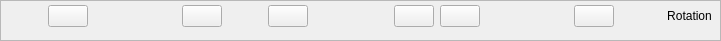
              <widget class="QFrame" name="rotation_frame_2">
               <property name="frameShape">
                <enum>QFrame::StyledPanel</enum>
               </property>
               <property name="frameShadow">
                <enum>QFrame::Raised</enum>
               </property>
               <widget class="QWidget" name="layoutWidget">
                <property name="geometry">
                 <rect>
                  <x>0</x>
                  <y>0</y>
                  <width>712</width>
                  <height>32</height>
                 </rect>
                </property>
                <layout class="QHBoxLayout" name="horizontalLayout_17">
                 <item>
                  <layout class="QHBoxLayout" name="horizontalLayout_13">
                   <item>
                    <spacer name="horizontalSpacer_27">
                     <property name="orientation">
                      <enum>Qt::Horizontal</enum>
                     </property>
                     <property name="sizeHint" stdset="0">
                      <size>
                       <width>40</width>
                       <height>20</height>
                      </size>
                     </property>
                    </spacer>
                   </item>
                   <item>
                    <widget class="QPushButton" name="pushButton_16">
                     <property name="text">
                      <string/>
                     </property>
                     <property name="icon">
                      <iconset>
                       <normaloff>x_pos.png</normaloff>x_pos.png</iconset>
                     </property>
                     <property name="iconSize">
                      <size>
                       <width>22</width>
                       <height>22</height>
                      </size>
                     </property>
                    </widget>
                   </item>
                   <item>
                    <spacer name="horizontalSpacer_28">
                     <property name="orientation">
                      <enum>Qt::Horizontal</enum>
                     </property>
                     <property name="sizeHint" stdset="0">
                      <size>
                       <width>40</width>
                       <height>20</height>
                      </size>
                     </property>
                    </spacer>
                   </item>
                  </layout>
                 </item>
                 <item>
                  <layout class="QHBoxLayout" name="horizontalLayout_14">
                   <item>
                    <spacer name="horizontalSpacer_29">
                     <property name="orientation">
                      <enum>Qt::Horizontal</enum>
                     </property>
                     <property name="sizeHint" stdset="0">
                      <size>
                       <width>40</width>
                       <height>20</height>
                      </size>
                     </property>
                    </spacer>
                   </item>
                   <item>
                    <widget class="QPushButton" name="pushButton_17">
                     <property name="text">
                      <string/>
                     </property>
                     <property name="icon">
                      <iconset>
                       <normaloff>y_neg.png</normaloff>y_neg.png</iconset>
                     </property>
                     <property name="iconSize">
                      <size>
                       <width>22</width>
                       <height>22</height>
                      </size>
                     </property>
                    </widget>
                   </item>
                   <item>
                    <spacer name="horizontalSpacer_30">
                     <property name="orientation">
                      <enum>Qt::Horizontal</enum>
                     </property>
                     <property name="sizeHint" stdset="0">
                      <size>
                       <width>40</width>
                       <height>20</height>
                      </size>
                     </property>
                    </spacer>
                   </item>
                   <item>
                    <widget class="QPushButton" name="pushButton_18">
                     <property name="text">
                      <string/>
                     </property>
                     <property name="icon">
                      <iconset>
                       <normaloff>y_pos.png</normaloff>y_pos.png</iconset>
                     </property>
                     <property name="iconSize">
                      <size>
                       <width>22</width>
                       <height>22</height>
                      </size>
                     </property>
                    </widget>
                   </item>
                   <item>
                    <spacer name="horizontalSpacer_31">
                     <property name="orientation">
                      <enum>Qt::Horizontal</enum>
                     </property>
                     <property name="sizeHint" stdset="0">
                      <size>
                       <width>40</width>
                       <height>20</height>
                      </size>
                     </property>
                    </spacer>
                   </item>
                  </layout>
                 </item>
                 <item>
                  <layout class="QHBoxLayout" name="horizontalLayout_11">
                   <item>
                    <spacer name="horizontalSpacer_25">
                     <property name="orientation">
                      <enum>Qt::Horizontal</enum>
                     </property>
                     <property name="sizeHint" stdset="0">
                      <size>
                       <width>40</width>
                       <height>20</height>
                      </size>
                     </property>
                    </spacer>
                   </item>
                   <item>
                    <widget class="QPushButton" name="pushButton_14">
                     <property name="text">
                      <string/>
                     </property>
                     <property name="icon">
                      <iconset>
                       <normaloff>z_neg.png</normaloff>z_neg.png</iconset>
                     </property>
                     <property name="iconSize">
                      <size>
                       <width>22</width>
                       <height>22</height>
                      </size>
                     </property>
                    </widget>
                   </item>
                   <item>
                    <widget class="QPushButton" name="pushButton_15">
                     <property name="text">
                      <string/>
                     </property>
                     <property name="icon">
                      <iconset>
                       <normaloff>z_pos.png</normaloff>z_pos.png</iconset>
                     </property>
                     <property name="iconSize">
                      <size>
                       <width>22</width>
                       <height>22</height>
                      </size>
                     </property>
                    </widget>
                   </item>
                   <item>
                    <spacer name="horizontalSpacer_26">
                     <property name="orientation">
                      <enum>Qt::Horizontal</enum>
                     </property>
                     <property name="sizeHint" stdset="0">
                      <size>
                       <width>40</width>
                       <height>20</height>
                      </size>
                     </property>
                    </spacer>
                   </item>
                  </layout>
                 </item>
                 <item>
                  <layout class="QHBoxLayout" name="horizontalLayout_15">
                   <item>
                    <spacer name="horizontalSpacer_32">
                     <property name="orientation">
                      <enum>Qt::Horizontal</enum>
                     </property>
                     <property name="sizeHint" stdset="0">
                      <size>
                       <width>40</width>
                       <height>20</height>
                      </size>
                     </property>
                    </spacer>
                   </item>
                   <item>
                    <widget class="QPushButton" name="pushButton_19">
                     <property name="text">
                      <string/>
                     </property>
                     <property name="icon">
                      <iconset>
                       <normaloff>x_neg.png</normaloff>x_neg.png</iconset>
                     </property>
                     <property name="iconSize">
                      <size>
                       <width>22</width>
                       <height>22</height>
                      </size>
                     </property>
                    </widget>
                   </item>
                   <item>
                    <spacer name="horizontalSpacer_33">
                     <property name="orientation">
                      <enum>Qt::Horizontal</enum>
                     </property>
                     <property name="sizeHint" stdset="0">
                      <size>
                       <width>40</width>
                       <height>20</height>
                      </size>
                     </property>
                    </spacer>
                   </item>
                  </layout>
                 </item>
                 <item>
                  <widget class="QLabel" name="label_66">
                   <property name="text">
                    <string>Rotation</string>
                   </property>
                   <property name="alignment">
                    <set>Qt::AlignCenter</set>
                   </property>
                  </widget>
                 </item>
                </layout>
               </widget>
              </widget>
